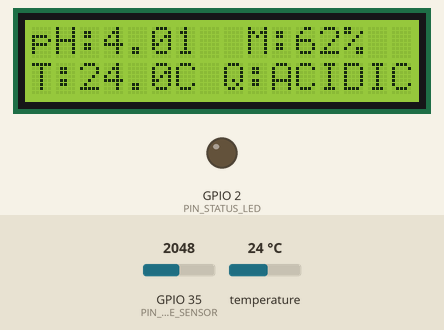
Simulated run of this sketch. Board: ESP32. Shown: 16×2 character LCD, output pins drawn as LEDs (lit = HIGH). Inputs (shaded band) come from the test bench; at power-on: GPIO 35 (PIN_MOISTURE_SENSOR) = 2048, temperature 24 °C (analog values on the 0–4095 scale). What the sketch prints to the serial monitor is not drawn.

Above: at 4.0 s.
4.1 s: GPIO 35 (PIN_MOISTURE_SENSOR) set to 2866
At 8.5 s:
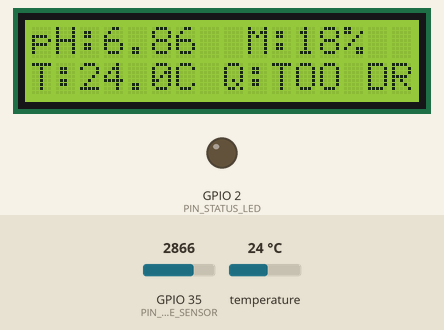
12.1 s: GPIO 35 (PIN_MOISTURE_SENSOR) set to 2795
At 18.8 s:
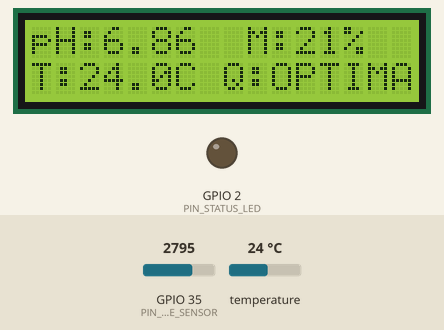
19.1 s: temperature set to 12 °C
At 21.5 s:
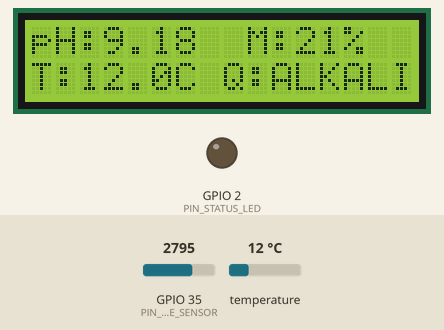
22.7 s: GPIO 35 (PIN_MOISTURE_SENSOR) set to 1660
At 25.3 s:
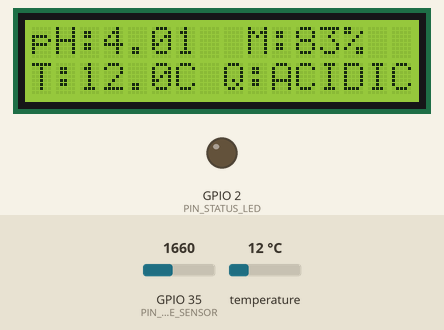
26.2 s: GPIO 35 (PIN_MOISTURE_SENSOR) set to 1582
At 29.1 s:
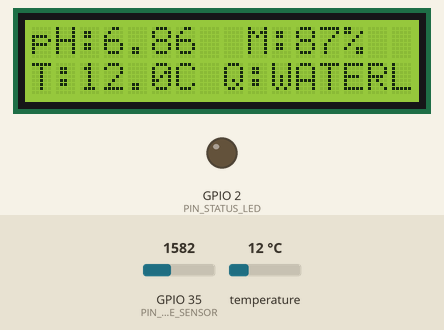
33.2 s: temperature set to 19 °C
At 36.8 s:
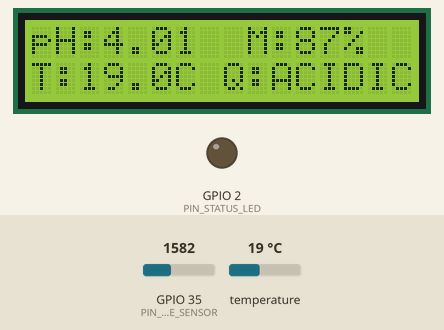
Timing chart, 0 to 37.8 s (numbered marks = the images above; inputs shaded):
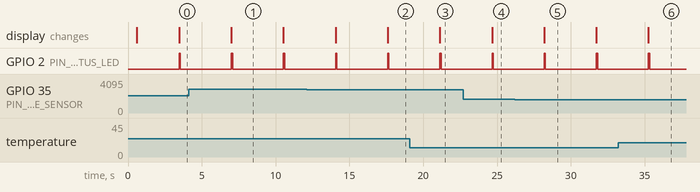

The sketch:

SoilSense_Demo_pH_Loop.ino
```cpp
/*
 * ==============================================================================
 * SoilSense — ESP32 Hardware Test Sketch (Demo pH Loop + Real Sensors + LCD)
 * ==============================================================================
 * Features:
 * 1. Looping Mock pH Levels: 4.01 (Acidic) -> 6.86 (Optimal) -> 9.18 (Alkaline)
 * 2. 16x2 I2C LCD Display (SDA = GPIO 21, SCL = GPIO 22)
 * 3. Real DS18B20 Temperature reading (GPIO 4 with 4.7kΩ pull-up)
 * 4. Real Capacitive Moisture reading (GPIO 35)
 * 5. Dynamic Soil Quality status reflection based on active pH & sensor readings
 * ==============================================================================
 */

#include <Wire.h>
#include <LiquidCrystal_I2C.h>
#include <OneWire.h>
#include <DallasTemperature.h>

// -----------------------------------------------------------------------------
// PIN DEFINITIONS
// -----------------------------------------------------------------------------
#define PIN_MOISTURE_SENSOR    35   // Capacitive Moisture Sensor (ADC1_CH7)
#define PIN_ONEWIRE_TEMP       4    // DS18B20 Data wire (with 4.7kΩ pull-up to 3.3V)
#define PIN_STATUS_LED         2    // On-board blue LED

// -----------------------------------------------------------------------------
// HARDWARE MODULE INITIALIZATION
// -----------------------------------------------------------------------------
// 16x2 LCD at I2C address 0x27 (change to 0x3F if your LCD screen stays blank)
LiquidCrystal_I2C lcd(0x27, 16, 2);

// DS18B20 Temperature Sensor
OneWire oneWire(PIN_ONEWIRE_TEMP);
DallasTemperature tempSensor(&oneWire);

// -----------------------------------------------------------------------------
// SIMULATED pH LOOP CONFIGURATION
// -----------------------------------------------------------------------------
// Looping sequence from low to high: 4.01 -> 6.86 -> 9.18 -> repeat
const float SIMULATED_PH_LEVELS[] = {4.01, 6.86, 9.18};
const int TOTAL_PH_LEVELS = sizeof(SIMULATED_PH_LEVELS) / sizeof(SIMULATED_PH_LEVELS[0]);
int currentPhIndex = 0;

// Update intervals
const unsigned long DISPLAY_INTERVAL_MS = 3500; // Change pH step every 3.5 seconds
unsigned long lastUpdateTime = 0;

// Moisture Sensor Calibration constants
const int AIR_VALUE   = 3200;  // Dry air (0% moisture)
const int WATER_VALUE = 1350;  // Clean water (100% moisture)

// -----------------------------------------------------------------------------
// HELPER: EVALUATE SOIL QUALITY
// -----------------------------------------------------------------------------
const char* evaluateSoilQuality(float ph, float moisture) {
    if (ph < 5.50) {
        return "ACIDIC";     // 4.01 triggers this
    }
    if (ph > 8.00) {
        return "ALKALINE";   // 9.18 triggers this
    }
    if (moisture < 20.0) {
        return "TOO DRY";
    }
    if (moisture > 85.0) {
        return "WATERLOG";
    }
    if (ph >= 6.00 && ph <= 7.20) {
        return "OPTIMAL";    // 6.86 triggers this
    }
    return "GOOD";
}

// -----------------------------------------------------------------------------
// HELPER: READ CAPACITIVE MOISTURE SENSOR
// -----------------------------------------------------------------------------
float readSoilMoisture() {
    long adcSum = 0;
    const int SAMPLES = 10;
    for (int i = 0; i < SAMPLES; i++) {
        adcSum += analogRead(PIN_MOISTURE_SENSOR);
        delay(5);
    }
    float rawAdc = (float)adcSum / SAMPLES;

    // Convert raw ADC to 0-100%
    float moisture = ((float)(AIR_VALUE - rawAdc) / (float)(AIR_VALUE - WATER_VALUE)) * 100.0;
    if (moisture < 0.0) moisture = 0.0;
    if (moisture > 100.0) moisture = 100.0;
    return moisture;
}

// -----------------------------------------------------------------------------
// HELPER: READ DS18B20 TEMPERATURE SENSOR
// -----------------------------------------------------------------------------
float readSoilTemperature() {
    tempSensor.requestTemperatures();
    float tempC = tempSensor.getTempCByIndex(0);

    // Check if probe is disconnected or error (-127°C)
    if (tempC == DEVICE_DISCONNECTED_C || tempC < -40.0 || tempC > 85.0) {
        return -999.0; // Disconnected flag
    }
    return tempC;
}

// -----------------------------------------------------------------------------
// HELPER: REFRESH 16x2 LCD DISPLAY
// -----------------------------------------------------------------------------
void updateLCD(float ph, float moisture, float tempC, const char* quality) {
    lcd.clear();

    // Line 1: "pH:4.01  M:45%"
    lcd.setCursor(0, 0);
    lcd.print("pH:");
    lcd.print(ph, 2);
    lcd.print("  M:");
    lcd.print((int)moisture);
    lcd.print("%");

    // Line 2: "T:24.5C Q:ACIDIC"
    lcd.setCursor(0, 1);
    if (tempC > -50.0) {
        lcd.print("T:");
        lcd.print(tempC, 1);
        lcd.print("C ");
    } else {
        lcd.print("T:--C "); // Probe not detected
    }

    lcd.print("Q:");
    lcd.print(quality);
}

// -----------------------------------------------------------------------------
// SETUP
// -----------------------------------------------------------------------------
void setup() {
    Serial.begin(115200);
    delay(500);

    pinMode(PIN_STATUS_LED, OUTPUT);
    digitalWrite(PIN_STATUS_LED, LOW);

    // Initialize ADC (12-bit, 0-3.3V range)
    analogReadResolution(12);
    analogSetAttenuation(ADC_11db);

    // Initialize 1-Wire Temperature
    tempSensor.begin();

    // Initialize I2C LCD on default ESP32 pins (SDA=21, SCL=22)
    Wire.begin(21, 22);
    lcd.init();
    lcd.backlight();

    // Welcome Screen
    lcd.setCursor(0, 0);
    lcd.print("SoilSense System");
    lcd.setCursor(0, 1);
    lcd.print("Testing Mode ON ");
    delay(2000);

    Serial.println();
    Serial.println(F("=================================================="));
    Serial.println(F("SoilSense — pH Simulation & Live Hardware Test"));
    Serial.println(F("pH Sequence: 4.01 -> 6.86 -> 9.18 (repeating)"));
    Serial.println(F("=================================================="));
}

// -----------------------------------------------------------------------------
// MAIN LOOP
// -----------------------------------------------------------------------------
void loop() {
    unsigned long currentMillis = millis();

    if (currentMillis - lastUpdateTime >= DISPLAY_INTERVAL_MS || lastUpdateTime == 0) {
        lastUpdateTime = currentMillis;

        // 1. Get current simulated pH from the array (Low to High)
        float currentPh = SIMULATED_PH_LEVELS[currentPhIndex];

        // 2. Read physical sensors
        float moisture = readSoilMoisture();
        float tempC = readSoilTemperature();

        // 3. Evaluate soil quality dynamically
        const char* quality = evaluateSoilQuality(currentPh, moisture);

        // 4. Update the 16x2 LCD screen
        updateLCD(currentPh, moisture, tempC, quality);

        // 5. Print to Serial Monitor
        Serial.print(F("[STEP "));
        Serial.print(currentPhIndex + 1);
        Serial.print(F("/"));
        Serial.print(TOTAL_PH_LEVELS);
        Serial.print(F("]  pH: "));
        Serial.print(currentPh, 2);
        Serial.print(F(" | Moisture: "));
        Serial.print(moisture, 1);
        Serial.print(F("% | Temp: "));
        if (tempC > -50.0) {
            Serial.print(tempC, 1);
            Serial.print(F(" C"));
        } else {
            Serial.print(F("DISCONNECTED"));
        }
        Serial.print(F(" | Quality: "));
        Serial.println(quality);

        // Blink Status LED to indicate step change
        digitalWrite(PIN_STATUS_LED, HIGH);
        delay(80);
        digitalWrite(PIN_STATUS_LED, LOW);

        // Move to the next pH level in a loop (4.01 -> 6.86 -> 9.18 -> 4.01 ...)
        currentPhIndex = (currentPhIndex + 1) % TOTAL_PH_LEVELS;
    }

    delay(50);
}
```

Measured:
- the behaviour switches between 2831 and 2830 on GPIO 35 (PIN_MOISTURE_SENSOR) (found by bisection; images 1 and 2)
- the behaviour switches between 1628 and 1627 on GPIO 35 (PIN_MOISTURE_SENSOR) (found by bisection; images 4 and 5)
- after the input at 4.1 s, the display: changes after 2.9 s (image 1)
- after the input at 19.1 s, the display: changes after 2.0 s (image 3)
- after the input at 22.7 s, the display: changes after 2.0 s (image 4)
- after the input at 26.2 s, the display: changes after 2.0 s (image 5)
- after the input at 33.2 s, the display: changes after 2.1 s (image 6)
- by itself, GPIO 2 (PIN_STATUS_LED): alternates HIGH for 0.08 s and LOW for 3.5 s
